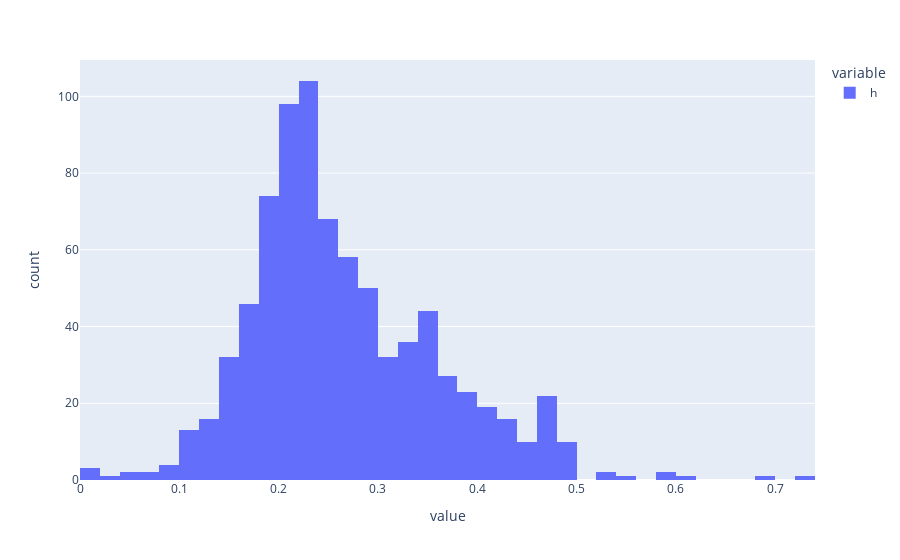

Source (notebook cell):
### Code cell
import plotly.express as px
import plotly.figure_factory as ff
# only get movieid and heuristic
result = df.select(pl.col("h"))
fig = px.histogram(result.to_pandas())
print(result.describe())
fig.show()

### Figure 1 — Plotly figure (JSON) as saved in the notebook; plotly's stock layout.template omitted (floating-point values rounded to 4 significant figures; data arrays with more than 128 entries replaced by an {"elided": "..."} marker saying what was removed)
{"data": [{"alignmentgroup": "True", "bingroup": "x", "hovertemplate": "variable=h<br>value=%{x}<br>count=%{y}<extra></extra>", "legendgroup": "h", "marker": {"color": "#636efa", "pattern": {"shape": ""}}, "name": "h", "offsetgroup": "h", "orientation": "v", "showlegend": true, "type": "histogram", "x": {"elided": "818 float values"}, "xaxis": "x", "yaxis": "y"}], "layout": {"barmode": "relative", "legend": {"title": {"text": "variable"}, "tracegroupgap": 0}, "margin": {"t": 60}, "xaxis": {"anchor": "y", "domain": [0, 1], "title": {"text": "value"}}, "yaxis": {"anchor": "x", "domain": [0, 1], "title": {"text": "count"}}}}
